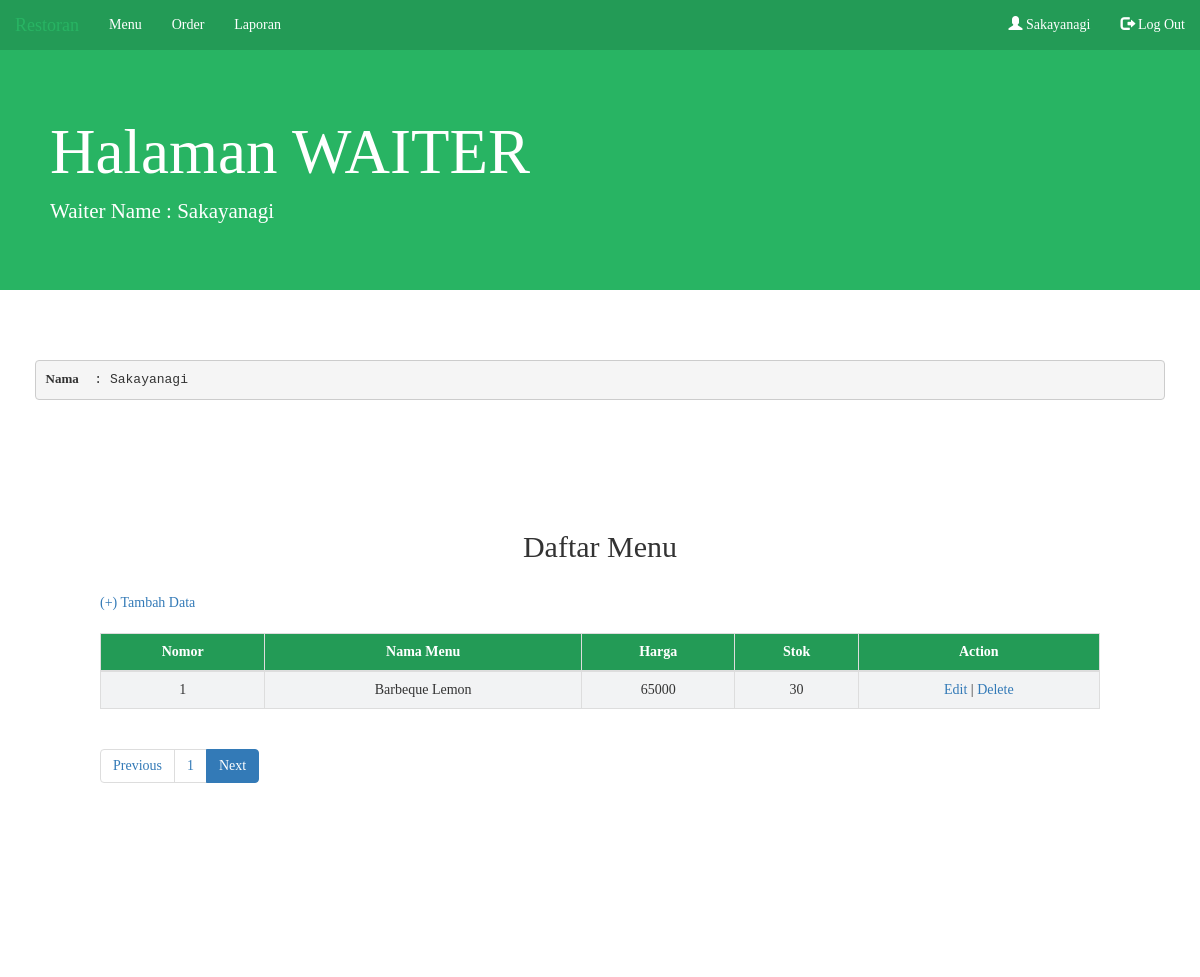
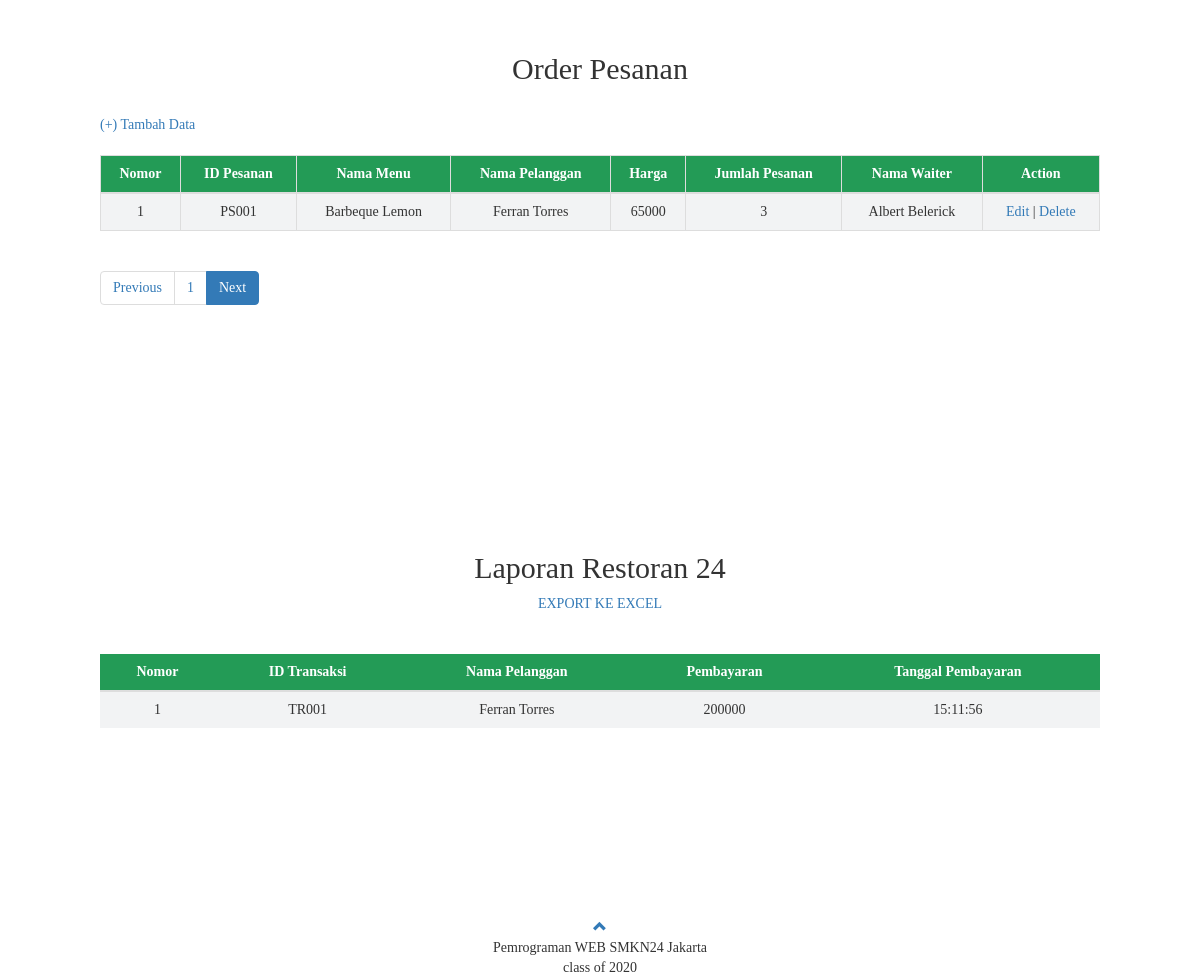
Page /Page/Waiter.php (signed in) on the committed database (2 pictures, top to bottom).
### tables this page shows
CREATE TABLE `menu` (
  `idmenu` varchar(9) NOT NULL,
  `NamaMenu` varchar(15) NOT NULL,
  `Harga` int(11) NOT NULL,
  `stok` int(5) NOT NULL
);

CREATE TABLE `pesanan` (
  `idpesanan` varchar(9) NOT NULL,
  `idmenu` varchar(9) NOT NULL,
  `idpelanggan` varchar(9) NOT NULL,
  `Jumlah` int(11) NOT NULL,
  `iduser` int(11) NOT NULL,
  `status` enum('paid','unpaid','','') NOT NULL DEFAULT 'unpaid',
  `tgl_bayar` time DEFAULT current_timestamp()
);

CREATE TABLE `pelanggan` (
  `idpelanggan` varchar(9) NOT NULL,
  `Namapelanggan` varchar(50) NOT NULL,
  `Jeniskelamin` enum('Laki-Laki','Perempuan') NOT NULL,
  `Nohp` varchar(15) NOT NULL,
  `Alamat` varchar(100) NOT NULL,
  `meja` int(11) NOT NULL,
  `waktudatang` time DEFAULT current_timestamp()
);

CREATE TABLE `user` (
  `iduser` int(11) NOT NULL,
  `Namauser` varchar(50) NOT NULL,
  `username` varchar(30) NOT NULL,
  `password` varchar(30) NOT NULL,
  `level` enum('admin','waiter','owner','kasir') NOT NULL DEFAULT 'waiter'
);

CREATE TABLE `transaksi` (
  `idtransaksi` varchar(9) NOT NULL,
  `idpesanan` varchar(9) NOT NULL,
  `Total` int(11) NOT NULL,
  `Bayar` int(11) NOT NULL
);

### Page/Waiter.php (the view, shortened to what this page needs)
<?php
    $nama = $_SESSION['nama'];
?>
<!DOCTYPE html>
<html lang="en" dir="ltr">
<head>
    <link rel="stylesheet" href="https://maxcdn.bootstrapcdn.com/bootstrap/3.4.1/css/bootstrap.min.css">
</head>
<body>
  <nav class="navbar navbar-inverse" style="margin-bottom: 0;">
    <div class="container-fluid">
      <div class="navbar-header" id="navbar"><a class="navbar-brand" href="#">Restoran</a></div>
      <ul class="nav navbar-nav ml-auto">
        <li class="nav-item"><a href="#menu">Menu</a></li>
        <li class="nav-item"><a href="#order">Order</a></li>
        <li class="nav-item"><a href="#laporan">Laporan</a></li>
      </ul>
      <ul class="nav navbar-nav navbar-right" >
        <li><a href="#"><span class="glyphicon glyphicon-user"></span><?php echo " ".$nama; ?></a></li>
        <li><a href="../Procces/Logout.php"><span class="glyphicon glyphicon-log-out"></span> Log Out</a></li>
      </ul>
    </div>
  </nav>
  <div class="jumbotron">
      <h1 style="padding-left:50px">Halaman WAITER</h1>
      <p class="lead" style='padding-left:50px;'>Waiter Name : <?php echo $nama ?></p>
  </div>
  <div class="row" style="padding-left:50px; padding-right: 50px;">
     <?php
       echo "<br/><br/>";
       echo "<pre><b>Nama</b>  : ".$nama."</pre>";
     ?>
  </div>
    <div id="menu" class="container-fluid" style="padding: 100px 100px 100px 100px">
      <h2 align="center">Daftar Menu</h2><br>
      <div>
        <a href="../FormAdd/AddMenuForm1.php"><i class="fas fa-plus"></i>(+) Tambah Data</a>
      </div></br>
            <table class="table table-bordered">
                <thead class="thead-dark">
                <tr>
                    <th style="text-align:center">Nomor</th>
                    <th style="text-align:center">Nama Menu</th>
                    <th style="text-align:center">Harga</th>
                    <th style="text-align:center">Stok</th>
                    <th style="text-align:center">Action</th>
                </tr>
                </thead>
                <tbody>
                <?php
                include '../Connection/Connection.php';
                $batas = 3;
                $halaman = isset($_GET['halamanmenu'])?(int)$_GET['halamanmenu'] : 1;
                $halaman_awal = ($halaman>1) ? ($halaman * $batas) - $batas : 0;
                $previous = $halaman - 1;
                $next = $halaman + 1;
                $data = mysqli_query($koneksi, "SELECT * FROM menu");
                $jumlah_data = mysqli_num_rows($data);
                $total_halaman = ceil($jumlah_data / $batas);
                $data_menu = mysqli_query($koneksi, "SELECT * FROM menu limit $halaman_awal, $batas");
                $nomor = $halaman_awal + 1;
                while($d = mysqli_fetch_array($data_menu)){
                  ?>
                  <tr>
                    <td style="text-align: center;"><?php echo $nomor++; ?></td>
                    <td style="text-align: center;"><?php echo $d['NamaMenu']; ?></td>
                    <td style="text-align: center;"><?php echo $d['Harga']; ?></td>
                    <td style="text-align: center;"><?php echo $d['stok']; ?></td>
                    <td style="text-align: center;"><a href="<?php echo "../FormUpdate/UpdateMenuForm1.php?id=".$d['idmenu'] ?> ">Edit</a> | <a onclick="return confirm('Really ?')" href="<?php echo "../ProccesDelete/DeleteMenu1.php?id=".$d['idmenu'] ?> ">Delete</a></td>
                  </tr>
                  <?php
                    }
                  ?>
                </tbody>
              </table>
              <nav>
                <ul class="pagination justify-content-center">
                <li class="page-item">
                    <a class="page-link" <?php if($halaman > 1){ echo "href='?halamanmenu=".$previous."&#menu'"; } ?>>Previous</a>
                </li>
                <?php
                    for ($x =1; $x <= $total_halaman; $x++){
                    ?>
                    <li class="page-item"><a class="page-link" href="?halamanmenu=<?php echo $x ?>&#menu"><?php echo $x; ?></a></li>
                    <?php
                    }
                ?>
                <li class="page-item  active">
                    <a class="page-link" <?php if($halaman < $total_halaman){ echo "href='?halamanmenu=".$next."&#menu'"; } ?>>Next</a>
                </li>
                </ul>
            </nav>
        </div>
    <div id="order" class="container-fluid" style="padding: 100px 100px 100px 100px">
      <h2 align="center">Order Pesanan</h2>
            <br>
            <div>
                <a href="../FormAdd/AddPesananForm.php"><i class="fas fa-plus"></i>(+) Tambah Data</a>
            </div></br>
            <table class="table table-bordered table-hover">
                <thead>
                <tr>
                    <th style="text-align: center">Nomor</th>
                    <th style="text-align: center">ID Pesanan</th>
                    <th style="text-align: center">Nama Menu</th>
                    <th style="text-align: center">Nama Pelanggan</th>
                    <th style="text-align: center">Harga</th>
                    <th style="text-align: center">Jumlah Pesanan</th>
                    <th style="text-align: center">Nama Waiter</th>
                    <th style="text-align: center">Action</th>
                </tr>
                </thead>
                <tbody>
                <?php
                    include '../Connection/Connection.php';
                    $batas = 3;
                    $halaman = isset($_GET['halamanpesanan'])?(int)$_GET['halamanpesanan'] : 1;
                    $halaman_awal = ($halaman>1) ? ($halaman * $batas) - $batas : 0;
                    $previous = $halaman - 1;
                    $next = $halaman + 1;
                    $data = mysqli_query($koneksi, "SELECT * FROM pesanan");
                    $jumlah_data = mysqli_num_rows($data);
                    $total_halaman = ceil($jumlah_data / $batas);
                    $data_menu = mysqli_query($koneksi, "SELECT ps.idpesanan, m.NamaMenu, p.Namapelanggan, m.Harga, ps.Jumlah, u.Namauser
                                                            FROM pesanan ps, menu m, pelanggan p, user u
                                                            WHERE ps.idmenu = m.idmenu
                                                            AND ps.idpelanggan = p.idpelanggan
                                                            AND ps.iduser = u.iduser ORDER BY ps.idpesanan ASC LIMIT $halaman_awal, $batas");
                    $nomor = $halaman_awal + 1;
                    while($d = mysqli_fetch_array($data_menu)){
                    ?>
                    <tr>
                        <td style="text-align: center;"><?php echo $nomor++; ?></td>
                        <td style="text-align: center"><?php echo $d['idpesanan']; ?></td>
                        <td style="text-align: center"><?php echo $d['NamaMenu']; ?></td>
                        <td style="text-align: center"><?php echo $d['Namapelanggan']; ?></td>
                        <td style="text-align: center"><?php echo $d['Harga']; ?></td>
                        <td style="text-align: center"><?php echo $d['Jumlah']; ?></td>
                        <td style="text-align: center"><?php echo $d['Namauser']; ?></td>
                        <td style="text-align: center"><a href="<?php echo "../FormUpdate/UpdatePesananForm.php?id=".$d['idpesanan'] ?> ">Edit</a> | <a onclick="return confirm('Are you sure you want to Delete ?')" href="<?php echo "../ProccesDelete/DeletePesanan.php?id=".$d['idpesanan'] ?> ">Delete</a></td>
                    </tr>
                    <?php
                    }
                ?>
                </tbody>
            </table>
            <nav>
                <ul class="pagination justify-content-center">
                <li class="page-item">
                    <a class="page-link" <?php if($halaman > 1){ echo "href='?halamanpesanan=".$previous."&#order'"; } ?>>Previous</a>
                </li>
                <?php
                    for ($x =1; $x <= $total_halaman; $x++){
                    ?>
                    <li class="page-item"><a class="page-link" href="?halamanpesanan=<?php echo $x ?>&#order"><?php echo $x; ?></a></li>
                    <?php
                    }
                ?>
                <li class="page-item active">
                    <a class="page-link" <?php if($halaman < $total_halaman){ echo "href='?halamanpesanan=".$next."&#order'"; } ?>>Next</a>
                </li>
                </ul>
            </nav>
        </div>
    <div id="laporan" class="container-fluid" style="padding: 100px 100px 100px 100px">
      <center>
        <h2>Laporan Restoran 24</h2>
        <a target="_blank" href="../ExportReport.php">EXPORT KE EXCEL</a>
      </center><br/><br/>
      <table class="table">
        <thead class="thead">
          <tr>
            <th style="text-align: center">Nomor</th>
            <th style="text-align: center">ID Transaksi</th>
            <th style="text-align: center">Nama Pelanggan</th>
            <th style="text-align: center">Pembayaran</th>
            <th style="text-align: center">Tanggal Pembayaran</th>
          </tr>
        </thead>
        <?php
        $nomor1=1;
        include '../Connection/Connection.php';
        $datacari2 = mysqli_query($koneksi,"CALL getReport()");
        ?>
        <?php
          while ($dc = mysqli_fetch_array($datacari2)) { ?>
            <tr>
              <td style="text-align: center;"><?php echo $nomor1++; ?></td>
              <td style="text-align: center"><?php echo $dc['idtransaksi'] ?></td>
              <td style="text-align: center"><?php echo $dc['Namapelanggan'] ?></td>
              <td style="text-align: center"><?php echo $dc['Bayar'] ?></td>
              <td style="text-align: center"><?php echo $dc['tgl_bayar'] ?></td>
            </tr><?php
          }
        ?>
      </table>
    </div>
    <footer class="container-fluid text-center">
        <a href="#navbar" title="To Top">
          <span class="glyphicon  glyphicon-chevron-up"></span>
        </a><br>
        Pemrograman WEB SMKN24 Jakarta<br/>
        class of 2020
    </footer>
</body>
</html>

### Page/Waiter.php (style rules this page uses)
* { font-family: verdana; }
.jumbotron { margin-top:0px; background-color: #28B463; color: #ffff; }
th { background-color: #239B56; color: #ffff; }
td { background-color: #F2F3F4; }
footer { margin-top: 70px; }
span { font-size: 1em; }
.navbar-inverse { background-color:#239B56; border:none; border-radius: 0px; }
.navbar-inverse .navbar-brand { color: #ffff; }
.navbar-inverse .navbar-nav>li>a { color: #ffff; }

### rows in the picture
menu: NamaMenu "Barbeque Lemon", Harga "65000", stok "30"
pesanan: idpesanan "PS001", idmenu.NamaMenu "Barbeque Lemon", idpelanggan.Namapelanggan "Ferran Torres", idmenu.Harga "65000", Jumlah "3", iduser.Namauser "Albert Belerick"
transaksi: idtransaksi "TR001", pelanggan.Namapelanggan "Ferran Torres", Bayar "200000", idpesanan.tgl_bayar "15:11:56"

### other values in the picture
$nama "Sakayanagi"
